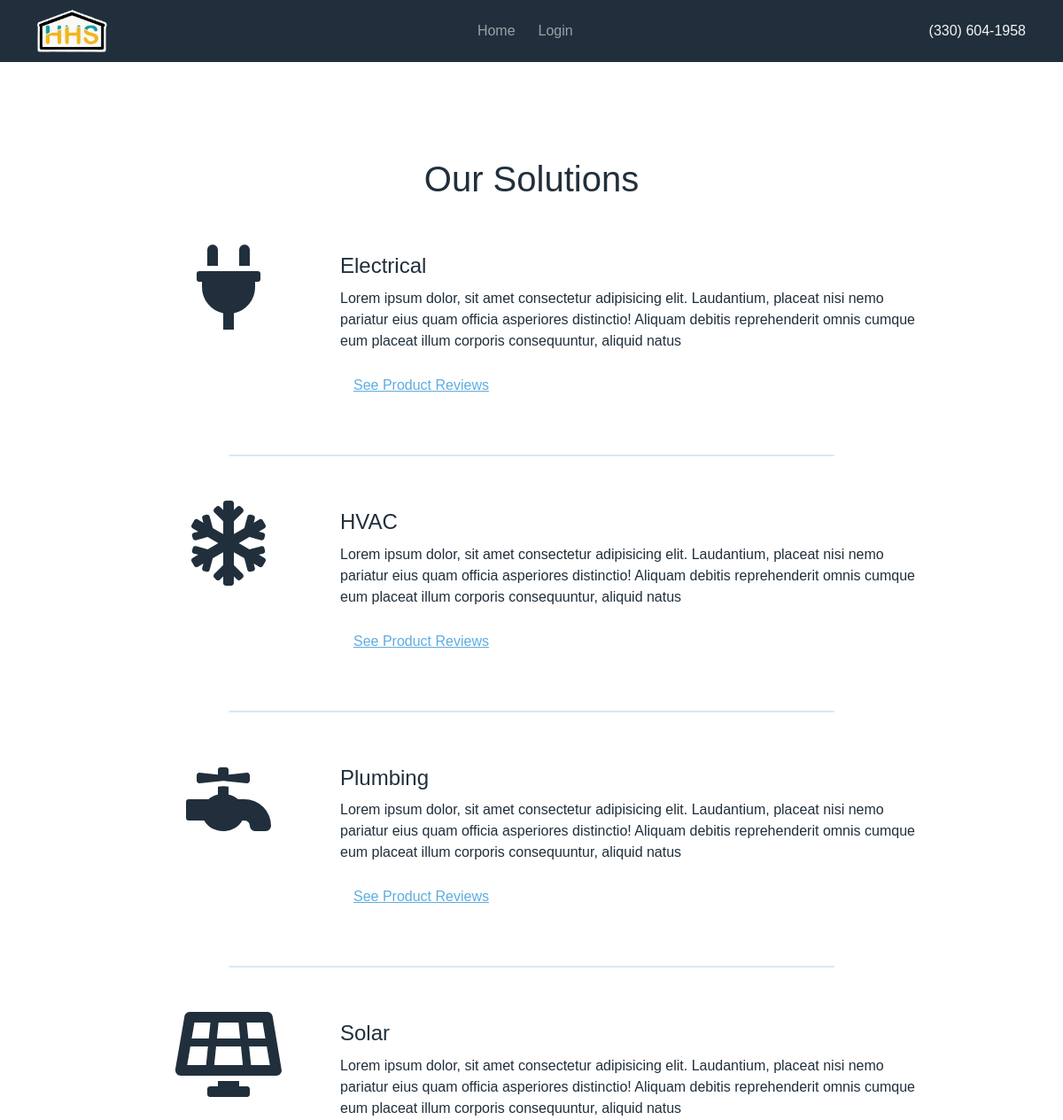
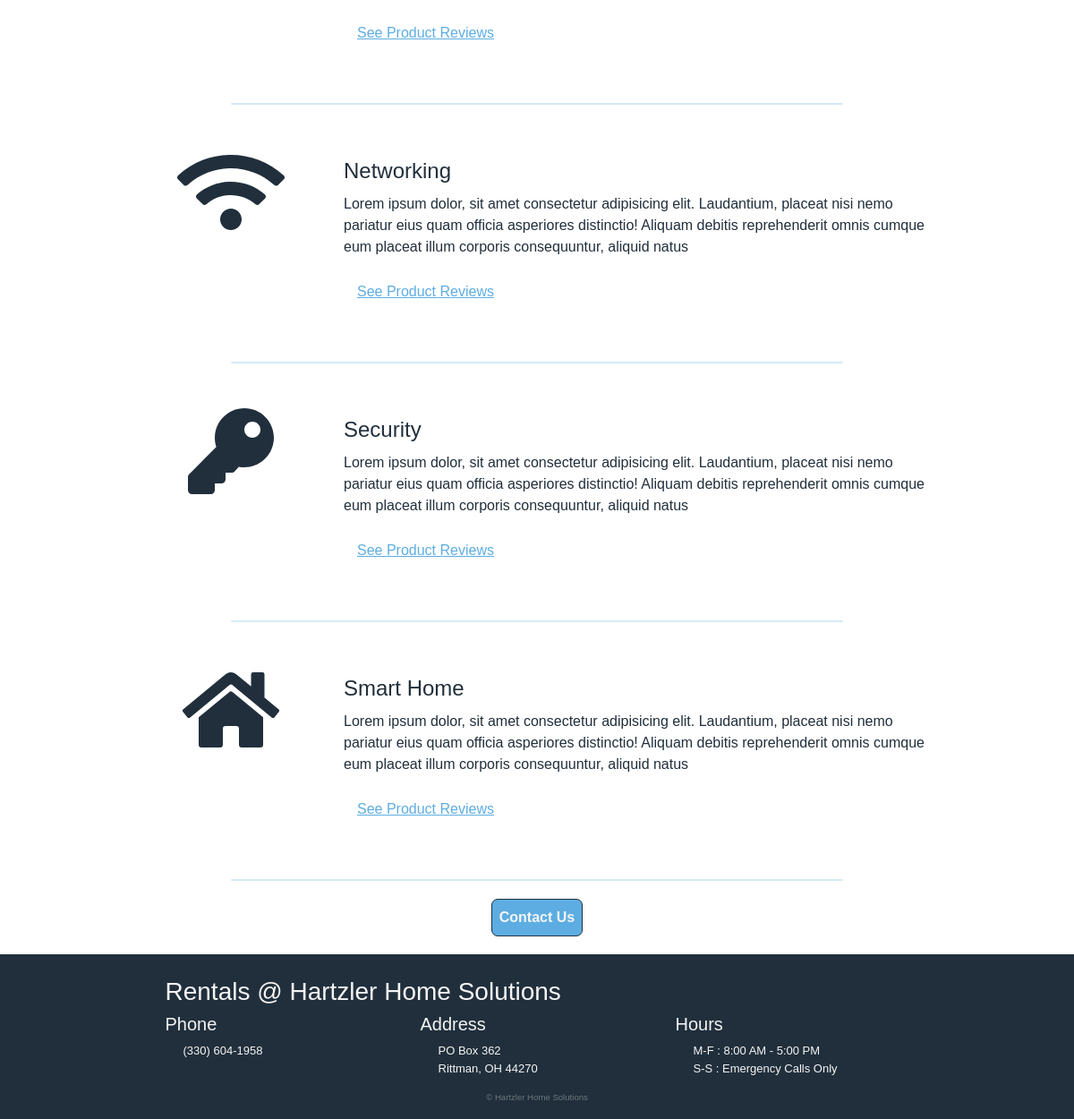
The app's page /solutions with its own data (2 pictures, top to bottom).
### DB_Object_Creator.py (models this page shows, shortened)
class Department(db.Model):
    __tablename__ = "Departments"
    DepartmentID = db.Column(db.Integer, primary_key=True)
    DepartmentName = db.Column(db.String)
    PageID = db.Column(db.String)
    IsSolution = db.Column(db.Integer)
    Icon = db.Column(db.String)
    Description = db.Column(db.String)

### app.py (the view)
@app.route('/solutions')
def solutions():
    dbSolutions = Department.query.filter_by(IsSolution = 1).all()
    return render_template('solutions/index.html', headerData = current_member.headerContents, solutions = dbSolutions)

### templates/solutions/index.html (shortened to what this page needs)
{% extends 'base.html' %}
{% block mainContent %}
    <main>
        <div class="container ourSolutions">
            <h1>Our Solutions</h1>
            <div class="container" id="render_solutions">
                {% for solution in solutions %}
                <div class="row employee">
                    <div class="col-md-3 d-flex justify-content-center" style = "vertical-align: middle;">
                            <i class="fas {{solution.Icon}} fa-6x" style = 'vertical-align: middle;'></i>
                    </div>
                    <div class="col-md-9">
                        <h4 class="solution">{{solution.DepartmentName}}</h4>
                        <p class="employeeIntroduction">
                            {{solution.Description}}
                        </p>
                        <a href="product_reviews.html?type={{solution.PageID}}"><p class="productReviewIntro">See Product Reviews</p></a>
                    </div>
                </div>
                <hr class="partial center"/>
                {% endfor %}
            </div>
            <div class="col solution d-flex justify-content-center">
                <a href="about_us/contact_us.html"><button class="nav-button">Contact Us</button></a>
            </div>
        </div>
    </main>
{% endblock %}

### templates/base.html (shortened to what this page needs)
<!DOCTYPE HTML>
<HTML lang="en">
<head>
    <link href="https://cdn.jsdelivr.net/npm/bootstrap@5.0.0-beta3/dist/css/bootstrap.min.css" rel="stylesheet">
    <link rel="stylesheet" type="text/css" href="{{ url_for('static', filename = 'css/theme.css') }}">
</head>
<body>
    <header>
        <nav class="navbar navbar-expand-sm fixed-top navbar-dark bg-dark">
            <div class="container">
                <div class="navbar-brand">
                    <a href="/"><img class="logo" src="{{ url_for('static', filename = 'media/HHS_Logo.png') }}" alt="HHS Logo"/></a>
                </div>
                <div class="collapse navbar-collapse" id='navbarSupportedContent'>
                    <ul class="navbar-nav" id="render_topLinks">
                    {% for data in headerData %}
                        <li class="nav-item ">
                            <a class="nav-link" id="{{ data['pageID'] }}" href="{{ data['link'] }}">{{ data['name'] }}</a>
                        </li>
                    {% endfor %}
                    </ul>
                </div>
                <a href="tel:3306041958" class="telephone d-none d-md-block">(330) 604-1958</a>
            </div>
        </nav>
    </header>
    {% block mainContent %} {% endblock %}
    <footer>
        <div class="container">
            <div class="row d-flex justify-content-around">
                <div class="col-lg-9">
                    <h3>Rentals @ Hartzler Home Solutions</h3>
                    <div class="row d-flex justify-content-around">
                        <div class="col-sm-3 col-md-4 company-info">
                            <h5>Phone</h5>
                            <ul class="footer">
                                <li><a href="tel:3306041958" class="telephone">(330) 604-1958</a></li>
                            </ul>
                        </div>
                        <div class="col-sm-4 col-md-4 company-info">
                            <h5>Address</h5>
                            <ul class="footer">
                                <li>PO Box 362</li>
                                <li>Rittman, OH 44270</li>
                            </ul>
                        </div>
                        <div class="col-sm-5 col-md-4 company-info">
                            <h5>Hours</h5>
                            <ul class="footer">
                                <li>M-F : 8:00 AM - 5:00 PM</li>
                                <li>S-S : Emergency Calls Only</li>
                            </ul>
                        </div>
                    </div>
                </div>
            </div>
            <div class="row">
                <p class="text-muted copyright">&copy;   Hartzler Home Solutions</p>
            </div>
        </div>
    </footer>
</body>
</HTML>

### static/css/theme.css (style rules this page uses)
html { height: 100%; box-sizing: border-box; }
* { margin: 0; padding: 0; font-family: "Avenir", Helvetica, Arial, "sans-serif"; }
*:before, * :after { box-sizing: inherit; }
body { color: #212F3C; position: relative; margin: 0; padding-bottom: 184px; min-height: 100%; }
body header { min-width: 250px; }
header, footer { width: 100%; z-index: 10; background-color: #212F3C; }
.navbar-nav, .logo, .reviewText, .smallProductPhoto, .productPhoto, .employeePhoto { margin: auto; }
.navbar-nav, .nav-link { text-emphasis: bold; }
.reviewText, .nav-link { text-align: center; }
.nav-item, .navbar { padding: 0px 5px; }
.logo { height: 5vh; min-height: 50px; margin: 5px 0px; }
.telephone, .footer-nav-link, .nav-link { text-decoration: none; color: whitesmoke; }
main { margin: 0 auto; margin-top: calc(max( 5vh , 50px) + 20px); z-index: 5; }
.review, .employee { margin: 50px auto; }
.productReviewIntro { padding-left: 15px; padding-top: 10px; }
footer { position: absolute; right: 0; bottom: 0; left: 0; padding-top: 25px; color: whitesmoke; }
.footer { font-size: small; }
.copyright { font-size: 60%; text-align: center; }
ul { list-style: none; }
ul.footer { padding-inline-start: 20px; }
hr { border: 2px solid #5dade2; border-radius: 2px; margin: 50px auto; width: calc(100vw - 80px); }
hr.partial { width: 75%; border: 1px solid #5dade2; border-radius: 1px; margin: auto; }
a { color: #5dade2; }
button { background-color: #5dade2; -webkit-border-radius: 7px; -moz-border-radius: 7px; border-radius: 7px; border: 1px solid #212F3C; padding: 8px; color: whitesmoke; font-weight: bold; }
.nav-button { margin: 10px auto; width: 100%; }
.bg-dark { background-color: #212F3C !important; }

### templates/solutions/index.html (style rules this page uses)
main { margin-top: calc(max(5vh, 50px)); padding-top: 30px; }
main h1 { text-align: center; margin:15px 0px; }
.ourSolutions { max-width: 80%; }
.solution { margin: 10px 0; }
main { margin-top: calc(max(5vh, 50px) + 83px); padding-top: 30px; }

### records on screen
Department: DepartmentName "Electrical", Description "Lorem ipsum dolor, sit amet consectetur adipisicing elit. Laudantium, placeat nisi nemo pariatur eius quam officia asperiores distinctio! Aliquam debitis reprehenderit omnis cumque eum placeat illum corporis consequuntur, aliquid natus"
Department: DepartmentName "HVAC", Description "Lorem ipsum dolor, sit amet consectetur adipisicing elit. Laudantium, placeat nisi nemo pariatur eius quam officia asperiores distinctio! Aliquam debitis reprehenderit omnis cumque eum placeat illum corporis consequuntur, aliquid natus"
Department: DepartmentName "Plumbing", Description "Lorem ipsum dolor, sit amet consectetur adipisicing elit. Laudantium, placeat nisi nemo pariatur eius quam officia asperiores distinctio! Aliquam debitis reprehenderit omnis cumque eum placeat illum corporis consequuntur, aliquid natus"
Department: DepartmentName "Solar", Description "Lorem ipsum dolor, sit amet consectetur adipisicing elit. Laudantium, placeat nisi nemo pariatur eius quam officia asperiores distinctio! Aliquam debitis reprehenderit omnis cumque eum placeat illum corporis consequuntur, aliquid natus"
Department: DepartmentName "Networking", Description "Lorem ipsum dolor, sit amet consectetur adipisicing elit. Laudantium, placeat nisi nemo pariatur eius quam officia asperiores distinctio! Aliquam debitis reprehenderit omnis cumque eum placeat illum corporis consequuntur, aliquid natus"
Department: DepartmentName "Security", Description "Lorem ipsum dolor, sit amet consectetur adipisicing elit. Laudantium, placeat nisi nemo pariatur eius quam officia asperiores distinctio! Aliquam debitis reprehenderit omnis cumque eum placeat illum corporis consequuntur, aliquid natus"
Department: DepartmentName "Smart Home", Description "Lorem ipsum dolor, sit amet consectetur adipisicing elit. Laudantium, placeat nisi nemo pariatur eius quam officia asperiores distinctio! Aliquam debitis reprehenderit omnis cumque eum placeat illum corporis consequuntur, aliquid natus"

### other values on screen
{{ data['name'] }} "Home" "Login"
